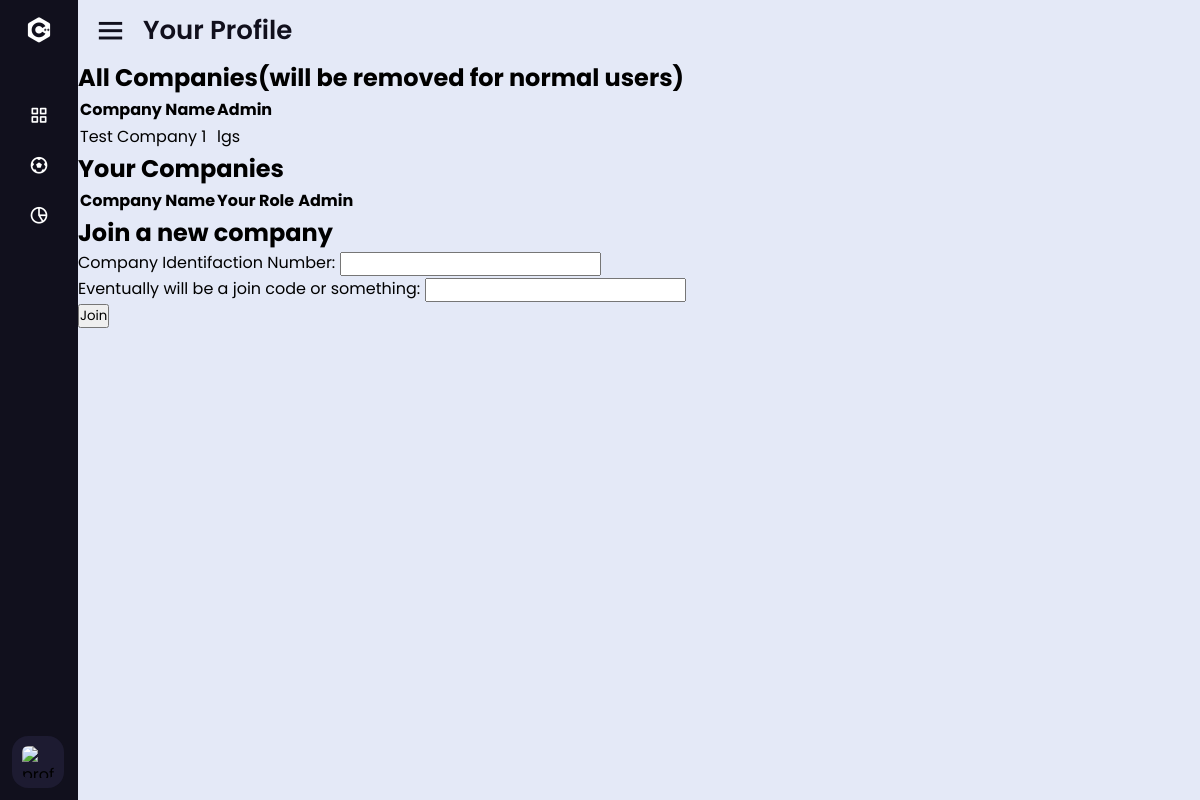
/profile/companies (signed in), run on an earlier commit of the app's database.
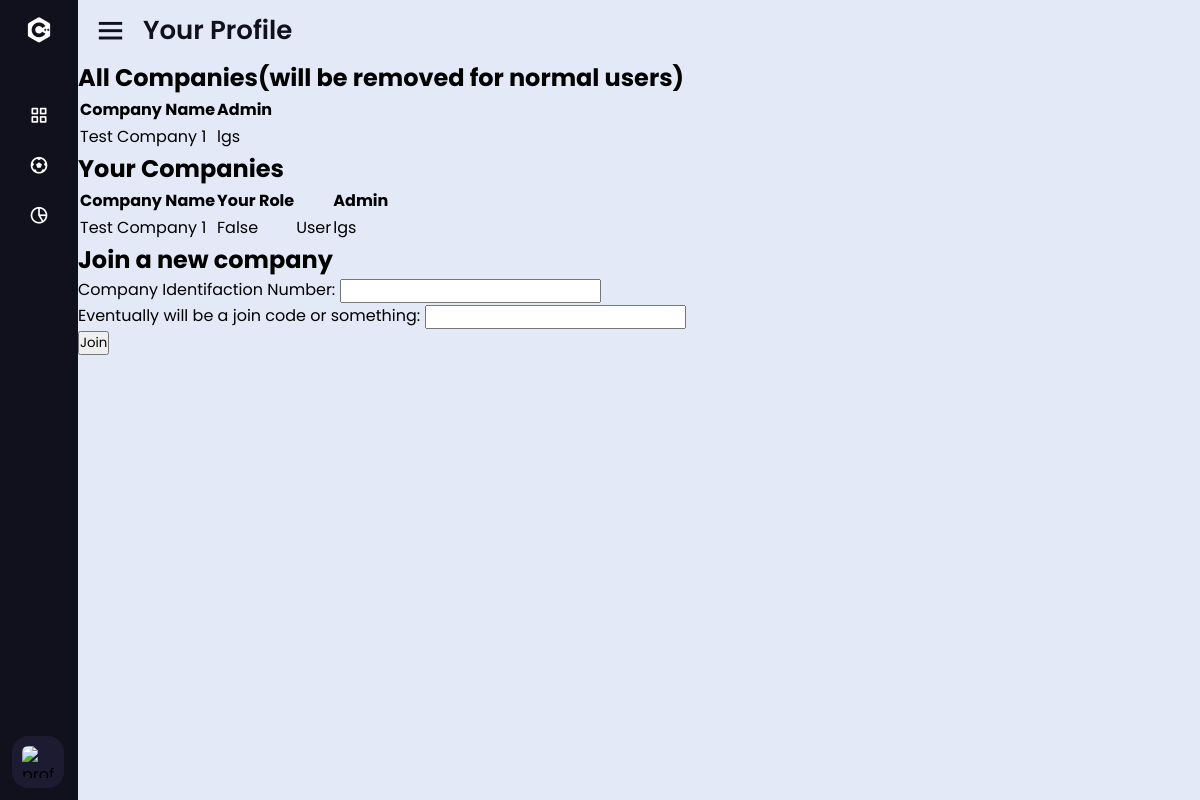
And on a later commit of the database.
### company/models.py (models this page shows, shortened)
class Company(models.Model):
    name = models.CharField(max_length=255, unique=True)
    leadAdmin = models.ForeignKey(User, on_delete=models.CASCADE)
    accessCode = models.CharField(max_length=5, null=True)

class CompanyMembership(models.Model):
    user = models.ForeignKey(User, on_delete=models.CASCADE)
    company = models.ForeignKey(Company, on_delete=models.CASCADE)
    isAdmin = models.BooleanField(default=False, null=True, blank=True)

### user/models.py (models this page shows)
class User(AbstractUser):
    phone_number = models.CharField(max_length=20, null=True, blank=True)
    payment_id = models.CharField(max_length=255, null=True, blank=True)
    address = models.CharField(max_length=255, null=True, blank=True)

### user/views.py (the view, shortened to what this page needs)
# urls.py: path('companies', views.joinGroup),
def joinGroup(request):
    auth = userAuth(request)
    if auth:
        return auth
    companies = Company.objects.all() # all companies
    usercompanies = CompanyMembership.objects.filter(user=request.user) # all the companies the user is a part of
    return render(request, 'user/companies.html', {'companies': companies, 'usercompanies': usercompanies})

### user/views.py (called while the page is built)
def userAuth(request):
    if request.user.is_authenticated:
        return
    else:
        return HttpResponse("Your not logged in bro") #render(request, "main/notSignedIn.html")

### user/templates/user/companies.html (shortened to what this page needs)
{% extends "user/profilebase.html" %}
{% block main %}
<div>
    <h1>All Companies(will be removed for normal users)</h1>
    <table class="">
        <thead>
             <tr>
                 <th>Company Name</th>
                 <th>Admin</th>
            </tr>
        </thead>
        <tbody>
            {% for company in companies %}
                <tr>
                    <td>{{company.name}}</td>
                    <td>{{company.leadAdmin.username}}</td>
                </tr>
            {% endfor %}
        </tbody>
    </table>
    <h1>Your Companies</h1>
    <table class="">
        <thead>
             <tr>
                 <th>Company Name</th>
                 <th>Your Role<th>
                 <th>Admin</th>
            </tr>
        </thead>
        <tbody>
            {% for company in usercompanies %}
                <tr>
                    <td>{{company.company.name}}</td>
                    <td>{{company.isAdmin}}</td>
                    <td>{% if company.isAdmin %}Staff{% else %}User{% endif %}</td>
                    <td>{{company.company.leadAdmin.username}}</td>
                </tr>
            {% endfor %}
        </tbody>
    </table>
    <h1>Join a new company</h1>
    <div id="joinform">
        <form method="post">
          <label for="id_email">Company Identifaction Number:</label>
          <input type="text" id="companyid" name="companyid" required />
          <br/>
          <label for="joincode">Eventually will be a join code or something:</label>
          <input type="password" id="joincode" name="joincode" required />
          <br/>
          <button type="submit">Join</button>
        </form>
      </div>
</div>
{% endblock main %}

What changed in the data, as far as the page shows it:
added CompanyMembership: company.name "Test Company 1", isAdmin "False", shows "User", company.leadAdmin.username "lgs"
